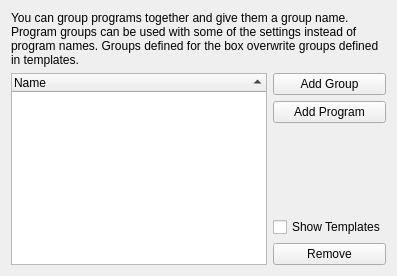
       <widget class="QWidget" name="tabGroups">
        <attribute name="title">
         <string>Program Groups</string>
        </attribute>
        <layout class="QGridLayout" name="gridLayout_18">
         <item row="0" column="0">
          <layout class="QGridLayout" name="tabGroups_2">
           <item row="4" column="1">
            <widget class="QCheckBox" name="chkShowGroupTmpl">
             <property name="text">
              <string>Show Templates</string>
             </property>
            </widget>
           </item>
           <item row="3" column="1">
            <spacer name="verticalSpacer_7">
             <property name="orientation">
              <enum>Qt::Vertical</enum>
             </property>
             <property name="sizeHint" stdset="0">
              <size>
               <width>20</width>
               <height>40</height>
              </size>
             </property>
            </spacer>
           </item>
           <item row="1" column="1">
            <widget class="QPushButton" name="btnAddGroup">
             <property name="text">
              <string>Add Group</string>
             </property>
            </widget>
           </item>
           <item row="2" column="1">
            <widget class="QPushButton" name="btnAddProg">
             <property name="text">
              <string>Add Program</string>
             </property>
            </widget>
           </item>
           <item row="0" column="0" colspan="2">
            <widget class="QLabel" name="label_3">
             <property name="text">
              <string>You can group programs together and give them a group name.  Program groups can be used with some of the settings instead of program names. Groups defined for the box overwrite groups defined in templates.</string>
             </property>
             <property name="wordWrap">
              <bool>true</bool>
             </property>
            </widget>
           </item>
           <item row="1" column="0" rowspan="5">
            <widget class="QTreeWidget" name="treeGroups">
             <property name="sortingEnabled">
              <bool>true</bool>
             </property>
             <column>
              <property name="text">
               <string>Name</string>
              </property>
             </column>
            </widget>
           </item>
           <item row="5" column="1">
            <widget class="QPushButton" name="btnDelProg">
             <property name="text">
              <string>Remove</string>
             </property>
            </widget>
           </item>
          </layout>
         </item>
        </layout>
       </widget>
